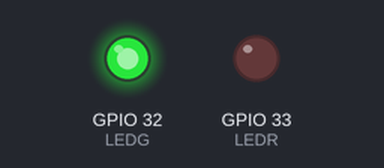
Bench run of a program on a simulated ESP32 board running MicroPython. On the bench: output pins drawn as LEDs (lit = HIGH).

Above: at 0.05 s.
Timing chart, 0 to 3.0 s (numbered marks = the images above):
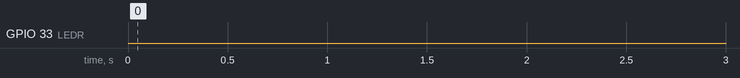

The program:

221016-brightness.py
```python
''' LED呼吸灯，手动模拟PWM调节亮度 '''
from machine import Pin
import time
LEDR = Pin(33,Pin.OUT)
LEDG = Pin(32,Pin.OUT)
LEDR.value(1)
LEDG.value(1)
while True:
    for i in range(500):
        LEDR.value(0)
        time.sleep_us(i)
        LEDR.value(1)
        time.sleep_us(1000-i)
    for i in range(501,0,-1):
        LEDR.value(0)
        time.sleep_us(i)
        LEDR.value(1)
        time.sleep_us(1000-i)
```
